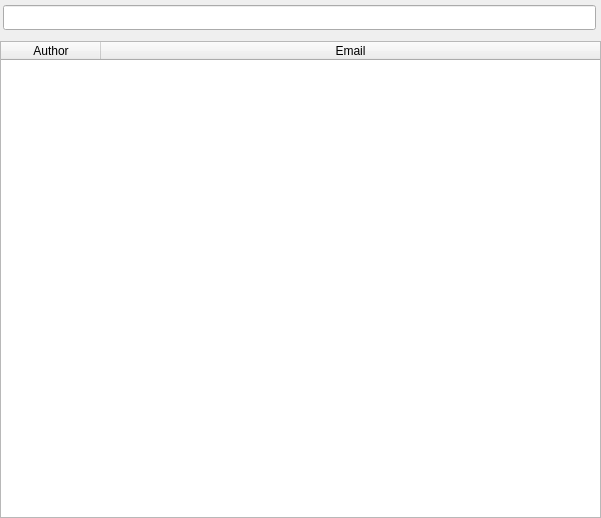
<?xml version="1.0" encoding="UTF-8"?>
<ui version="4.0">
 <class>AuthorsInfo</class>
 <widget class="QWidget" name="AuthorsInfo">
  <property name="geometry">
   <rect>
    <x>0</x>
    <y>0</y>
    <width>601</width>
    <height>518</height>
   </rect>
  </property>
  <property name="sizePolicy">
   <sizepolicy hsizetype="Preferred" vsizetype="Preferred">
    <horstretch>0</horstretch>
    <verstretch>0</verstretch>
   </sizepolicy>
  </property>
  <layout class="QVBoxLayout" name="verticalLayout">
   <property name="leftMargin">
    <number>0</number>
   </property>
   <property name="topMargin">
    <number>0</number>
   </property>
   <property name="rightMargin">
    <number>0</number>
   </property>
   <property name="bottomMargin">
    <number>0</number>
   </property>
   <item>
    <widget class="QWidget" name="widget" native="true">
     <layout class="QHBoxLayout" name="horizontalLayout">
      <property name="leftMargin">
       <number>3</number>
      </property>
      <property name="topMargin">
       <number>5</number>
      </property>
      <property name="rightMargin">
       <number>5</number>
      </property>
      <property name="bottomMargin">
       <number>5</number>
      </property>
      <item>
       <widget class="::SearchLineEdit" name="lineEditSearch">
        <property name="minimumSize">
         <size>
          <width>0</width>
          <height>25</height>
         </size>
        </property>
       </widget>
      </item>
     </layout>
    </widget>
   </item>
   <item>
    <widget class="QTableWidget" name="tableAuthors">
     <property name="editTriggers">
      <set>QAbstractItemView::NoEditTriggers</set>
     </property>
     <property name="selectionMode">
      <enum>QAbstractItemView::NoSelection</enum>
     </property>
     <property name="textElideMode">
      <enum>Qt::ElideMiddle</enum>
     </property>
     <property name="verticalScrollMode">
      <enum>QAbstractItemView::ScrollPerPixel</enum>
     </property>
     <property name="horizontalScrollMode">
      <enum>QAbstractItemView::ScrollPerPixel</enum>
     </property>
     <property name="showGrid">
      <bool>false</bool>
     </property>
     <attribute name="horizontalHeaderStretchLastSection">
      <bool>true</bool>
     </attribute>
     <attribute name="verticalHeaderVisible">
      <bool>false</bool>
     </attribute>
     <column>
      <property name="text">
       <string>Author</string>
      </property>
     </column>
     <column>
      <property name="text">
       <string>Email</string>
      </property>
     </column>
    </widget>
   </item>
  </layout>
 </widget>
 <customwidgets>
  <customwidget>
   <class>::SearchLineEdit</class>
   <extends>QLineEdit</extends>
   <header>SUI/SearchLineEdit.h</header>
  </customwidget>
 </customwidgets>
 <resources/>
 <connections/>
</ui>
